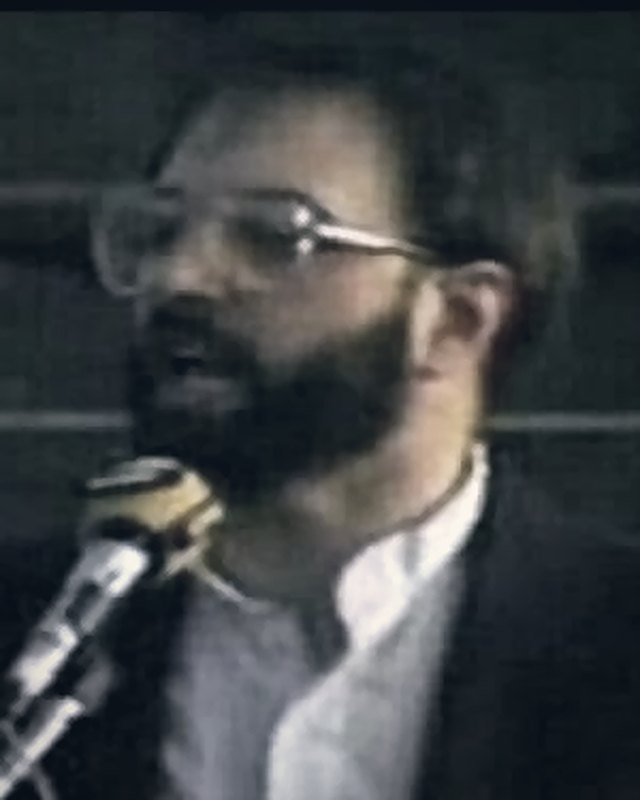
#> input picture assets/img/gary-miller.jpg, 640 x 800 px, found by its file name
$ python grade_portraits.py out.png
#> lines starting #> are read from the running program, lines starting #| are printed output that depends on the picture
"""House portrait grade: crop 4:5, clean, upscale, neutralise cast, warm heritage tone, vignette, sharpen."""
import sys, numpy as np
from PIL import Image, ImageFilter
import os
S = os.environ.get("PORTRAIT_SRC", "./")
JOBS = {  # name: (source, crop box l,t,r,b, denoise)
    "gary-miller": (S+"photos-in/gary-miller.jpg", (360, 0, 660, 375), 2),
    "said-abdul-latif-hilarion-heagy": (S+"photos-in/hillarion-heagy.jpg", (318, 14, 518, 264), 1),
    "murad-wilfried-hofmann": (S+"commons-dl/people/murad-hofmann.jpg", (60, 0, 900, 1050), 0),
    "yusuf-islam-cat-stevens": (S+"commons-dl/people/yusuf-islam.jpg", (70, 0, 390, 400), 1),
    "jeffrey-lang": (S+"lang-in/jeffrey-lang.webp", (360, 50, 800, 600), 1),
    "idris-tawfiq": ("/tmp/claude-0/-home-user-islamicdilemma/7128d41a-24bc-569e-a262-dc82a33b4ac0/images/2.jpg", (65, 0, 465, 500), 0),
    "jerald-dirks": ("/tmp/claude-0/-home-user-islamicdilemma/7128d41a-24bc-569e-a262-dc82a33b4ac0/images/3.jpg", (215, 0, 1135, 1150), 0),
    "yusuf-estes": (S+"commons-dl/people/yusuf-estes.jpg", (60, 60, 900, 1110), 0),
}
W, H = 640, 800
NAVY = np.array([24, 40, 60]) / 255; PARCH = np.array([247, 236, 214]) / 255
def grade(src, box, dn):
#> called with src = './photos-in/gary-miller.jpg', box = (360, 0, 660, 375), dn = 2
    im = Image.open(src).convert("RGB")
#> im is the input picture: PIL image 640x800 RGB; mean R, G, B 63.3, 67.1, 69.1
    if box is None:
        w, h = im.size; cw = min(w, int(h * .8)); ch = int(cw * 1.25); im = im.crop(((w - cw) // 2, 0, (w + cw) // 2, ch))
    else: im = im.crop(box)
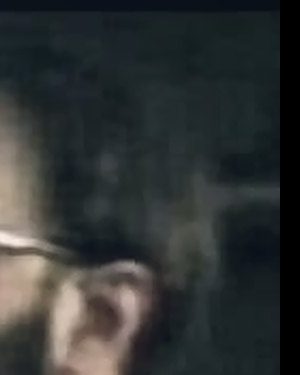
#> im: PIL image 300x375 RGB; mean R, G, B 48.3, 51.8, 51.5
    for _ in range(dn): im = im.filter(ImageFilter.MedianFilter(3))
    im = im.resize((W, H), Image.LANCZOS)
#> im: PIL image 640x800 RGB
    a = np.asarray(im).astype(float) / 255
    # gray-world white balance removes casts (green VHS tint, fluorescent)
    m = a.reshape(-1, 3).mean(0); a = np.clip(a * (1 + .6 * (m.mean() / m - 1)), 0, 1)
#> after `m = a.reshape(-1, 3).mean(0)`: m = [0.189, 0.203, 0.202]
    # auto levels at 0.5% / 99.5%
    lo, hi = np.percentile(a, .5), np.percentile(a, 99.5); a = np.clip((a - lo) / (hi - lo), 0, 1)
#> after `lo, hi = (np.percentile(a, 0.5), np.percentile(a, 99.5))`: lo = 0; hi = 0.778
#> after `a = np.clip((a - lo) / (hi - lo), 0, 1)`:
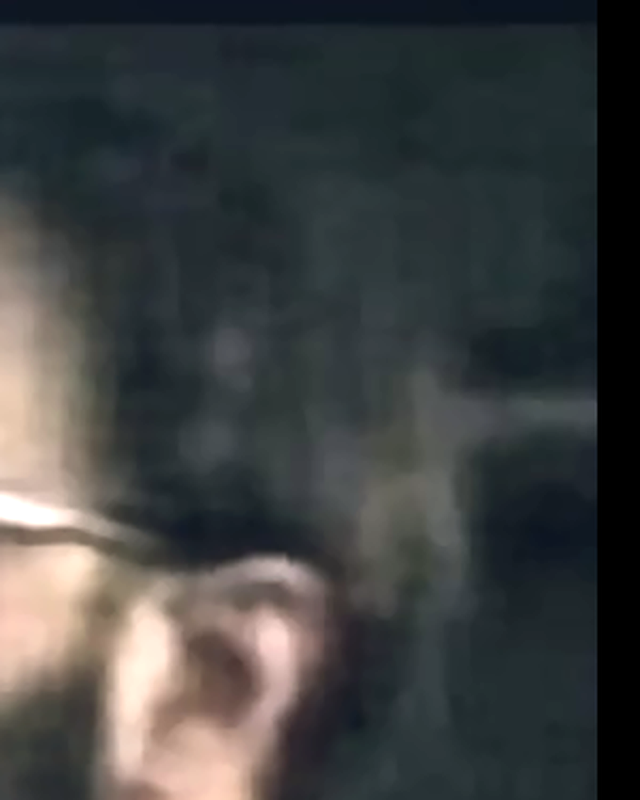
#> a: shape (800, 640, 3) float64; mean R, G, B 0.249, 0.257, 0.257
    # gentle S-curve
    a = a + .18 * a * (1 - a) * (2 * a - 1) * -1 * -1
    a = np.clip(.5 + (a - .5) * 1.08, 0, 1)
    # heritage split-tone: luminance mapped navy→parchment, blended with reduced-saturation colour
    L = (a @ np.array([.2126, .7152, .0722]))[..., None]
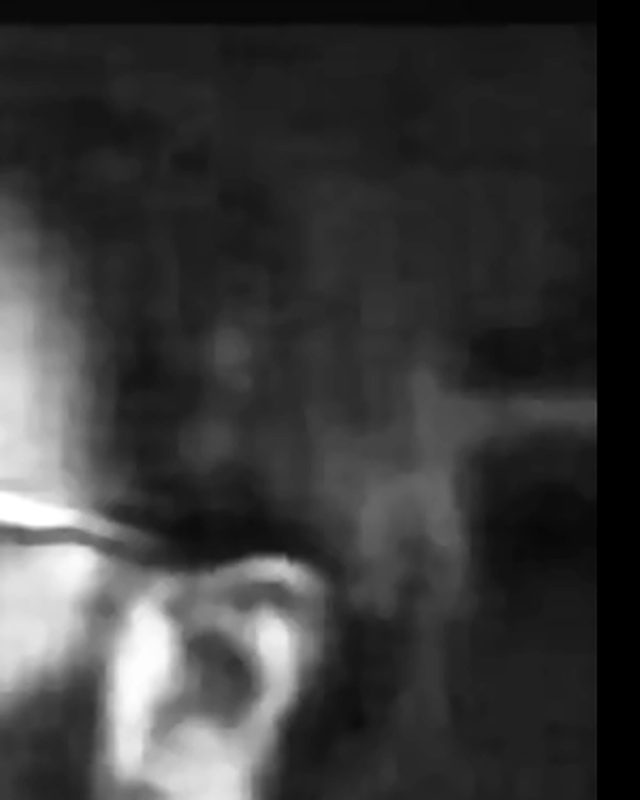
#> L: shape (800, 640, 1) float64; min 0, max 1, mean 0.226
    tone = NAVY + (PARCH - NAVY) * L ** .9
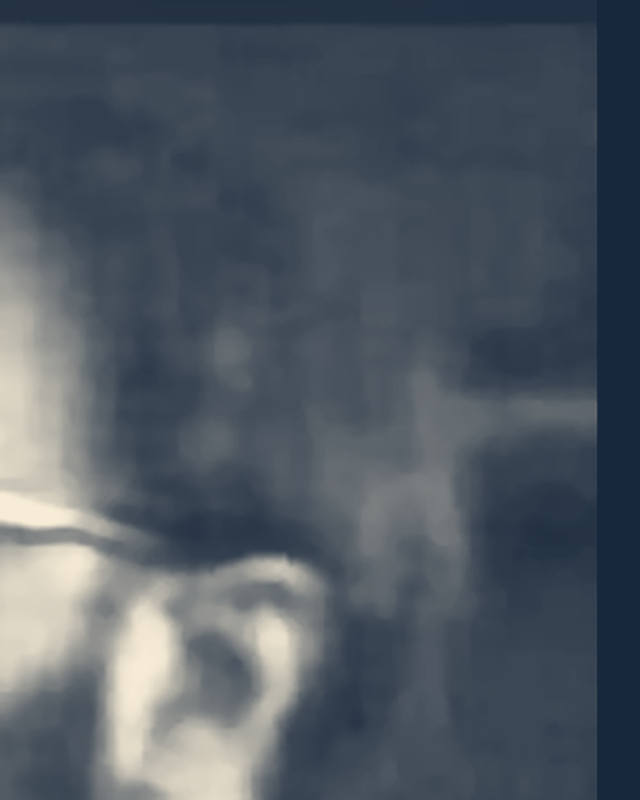
#> tone: shape (800, 640, 3) float64; mean R, G, B 0.316, 0.352, 0.388
    desat = L + (a - L) * .55
    a = desat * .55 + tone * .45
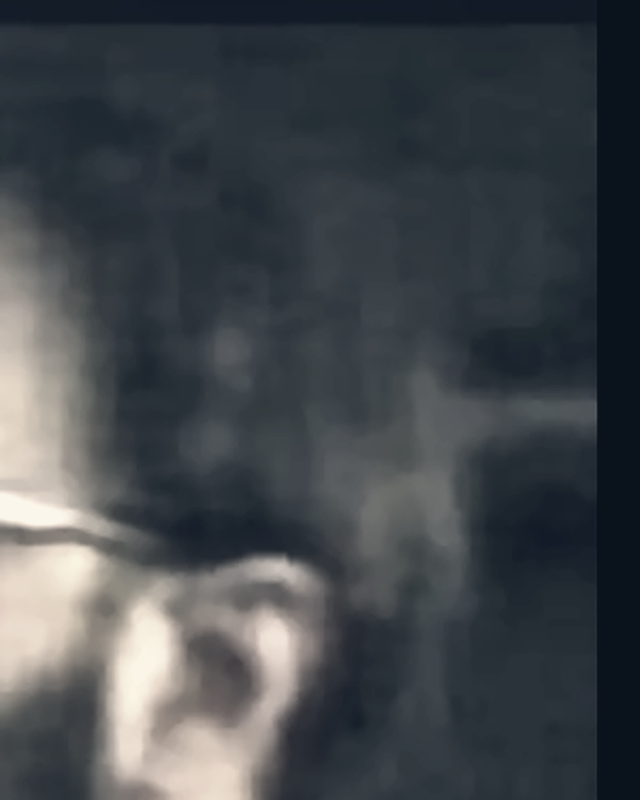
#> a: shape (800, 640, 3) float64; mean R, G, B 0.265, 0.283, 0.299
    # soft oval vignette
    y, x = np.mgrid[0:H, 0:W]; r = np.sqrt(((x - W / 2) / (W * .62)) ** 2 + ((y - H * .42) / (H * .62)) ** 2)
    a = a * (1 - .32 * np.clip(r - .55, 0, 1) ** 1.4)[..., None]
    im = Image.fromarray((np.clip(a, 0, 1) * 255 + .5).astype("uint8"))
    return im.filter(ImageFilter.UnsharpMask(radius=1.6, percent=70 if dn else 50, threshold=2))
import os
out = sys.argv[1]; os.makedirs(out, exist_ok=True)
for name, (src, box, dn) in JOBS.items():
    if not os.path.exists(src): print("missing", src); continue
    grade(src, box, dn).save(f"{out}/{name}.jpg", quality=86, optimize=True, progressive=True)
    print("ok", name)
